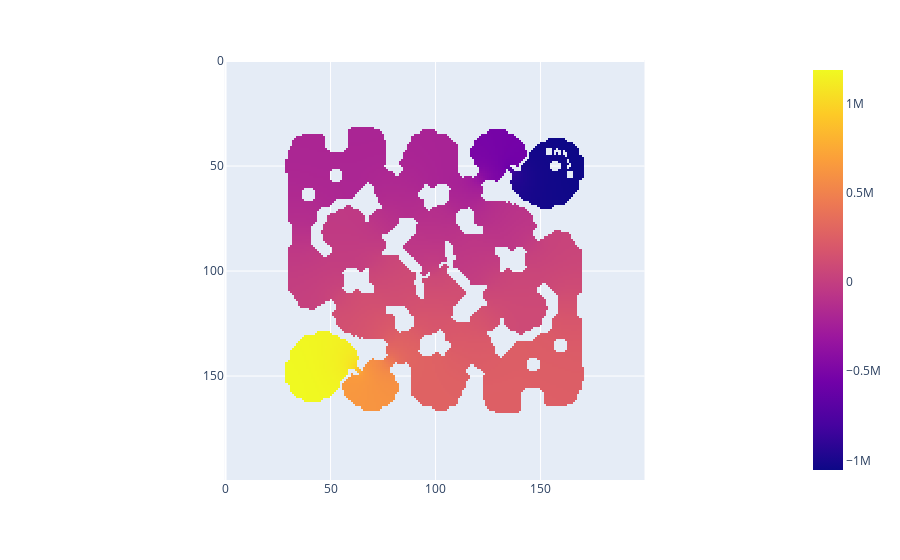

The cell this chart's notebook holds for it:
### Code cell
x = np.zeros_like(b)
for i in range(100):
    x = mg_opt(x, f, b)
px.imshow(np.where(b, x, np.nan))

### Figure 1 — Plotly figure (JSON) as saved in the notebook; plotly's stock layout.template omitted (floating-point values rounded to 4 significant figures; data arrays with more than 128 entries replaced by an {"elided": "..."} marker saying what was removed)
{"data": [{"coloraxis": "coloraxis", "hovertemplate": "x: %{x}<br>y: %{y}<br>color: %{z}<extra></extra>", "name": "0", "type": "heatmap", "xaxis": "x", "yaxis": "y", "z": {"elided": "200x200 float values"}}], "layout": {"coloraxis": {"colorscale": [[0, "#0d0887"], [0.1111, "#46039f"], [0.2222, "#7201a8"], [0.3333, "#9c179e"], [0.4444, "#bd3786"], [0.5556, "#d8576b"], [0.6667, "#ed7953"], [0.7778, "#fb9f3a"], [0.8889, "#fdca26"], [1, "#f0f921"]]}, "margin": {"t": 60}, "xaxis": {"anchor": "y", "constrain": "domain", "domain": [0, 1], "scaleanchor": "y"}, "yaxis": {"anchor": "x", "autorange": "reversed", "constrain": "domain", "domain": [0, 1]}}}
